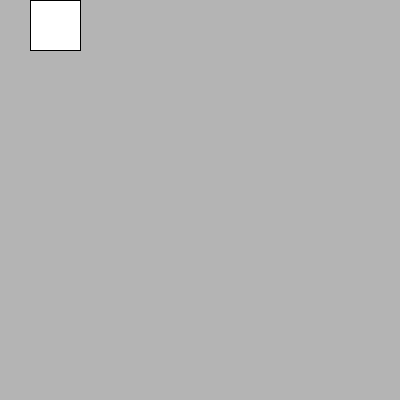
Frame 1 (no input)
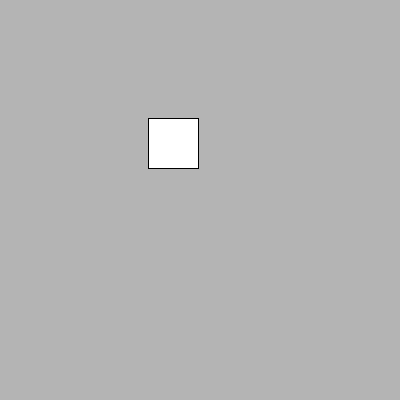
Frame 60 (the mouse pressed at the canvas centre just before this capture)
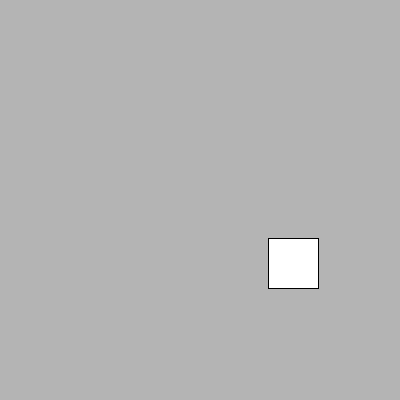
Frame 120 (the mouse held since frame 60 and released just before this capture)

The Processing sketch that drew these frames (run headless with seeded random() and noise(); from frame 60 on, the mouse is pressed at the canvas centre):

// Processing sketch: sketch_5_balle
// ── sketch_5_balle.pde
int posX, posY;
int sensX, sensY;

void setup() {
  size(400, 400);

  posX = 30;
  sensX = 1;

  posY = 0;
  sensY = 1;
}


void draw() {

  background(180);

  rect(posX, posY, 50, 50);

  if (posX > width-50 || posX < 0) {
    sensX = sensX * -1;
  }
  if (posY > height-50 || posY < 0) {
    sensY = sensY * -1;
  }

  posX = posX + sensX *2;
  posY = posY + sensY *2;
}
